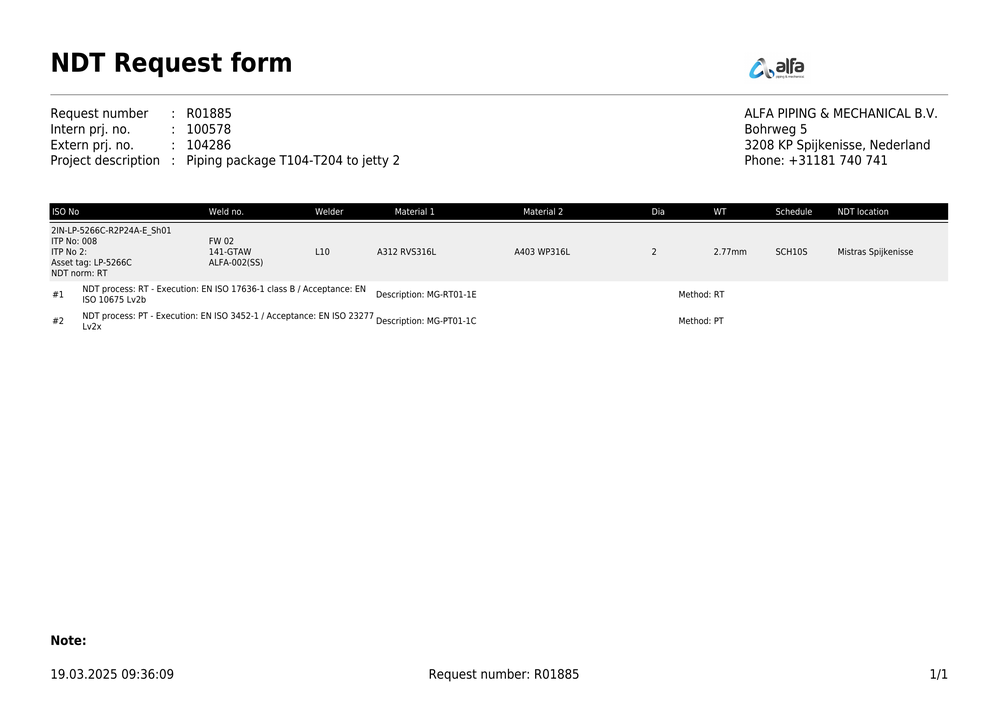
#> input picture exported_dataset/images/20250319_R01885-NDT-Request_0.png, 999 x 706 px, shrunk from 2339 x 1654 before the run
$ python load_dataset.py 5
#> lines starting #> are read from the running program, lines starting #| are printed output that depends on the picture

import json
import os
import sys
from PIL import Image, ImageDraw, ImageFont

# Load the dataset
json_path = os.path.join(os.path.dirname(__file__), "labeled_data.json")
with open(json_path, "r") as f:
#> (reads exported_dataset/labeled_data.json from the repository)
    dataset = json.load(f)

print(f"Loaded dataset with {len(dataset)} document pages")

# Print dataset statistics
all_labels = set()
total_boxes = 0
for page in dataset:
    for box in page["boxes"]:
        all_labels.add(box["label"])
        total_boxes += 1

print(f"Total boxes: {total_boxes}")
print(f"Unique labels: {sorted(list(all_labels))}")

# Choose a page to visualize (default to first page)
page_idx = 0
if len(sys.argv) > 1:
    try:
        page_idx = int(sys.argv[1])
    except:
        print(f"Invalid page index: {sys.argv[1]}, using 0 instead")

if page_idx >= len(dataset):
    print(f"Page index {page_idx} out of range, using 0 instead")
    page_idx = 0

# Visualize the selected page
page = dataset[page_idx]
print(f"\nVisualizing page {page_idx}: {page['id']}")

# Open the image
image_path = os.path.join(os.path.dirname(json_path), page["image"])
image = Image.open(image_path).convert("RGB")
#> image is the input picture: PIL image 999x706 RGB; mean R, G, B 244.4, 244.4, 244.4
draw = ImageDraw.Draw(image)

# Try to get a font, or use default if not available
try:
    font = ImageFont.truetype("arial.ttf", 12)
except:
    font = ImageFont.load_default()

# Define colors for different labels
label_colors = {}
import random
random.seed(42)  # For consistent colors

# Add default color for 'O' label
label_colors["O"] = (200, 200, 200)  # Light gray

for box in page["boxes"]:
    if box["label"] not in label_colors:
        # Generate a random color
        r = random.randint(50, 200)
        g = random.randint(50, 200)
        b = random.randint(50, 200)
        label_colors[box["label"]] = (r, g, b)

# Use pixel coordinates for visualization
print("\nVisualizing with original pixel coordinates")

# Draw boxes on the image
for box in page["boxes"]:
    x, y, w, h = box["bbox_pixels"]
    label = box["label"]
    color = label_colors[label]

    # Draw rectangle
    draw.rectangle([x, y, x+w, y+h], outline=color, width=2)

    # Draw label (skip for 'O' to reduce clutter)
    if label != "O":
        draw.text((x, y-15), label, fill=color, font=font)

# Save the visualization
output_path = os.path.join(os.path.dirname(json_path), f"visualization_{page_idx}.png")
image.save(output_path)
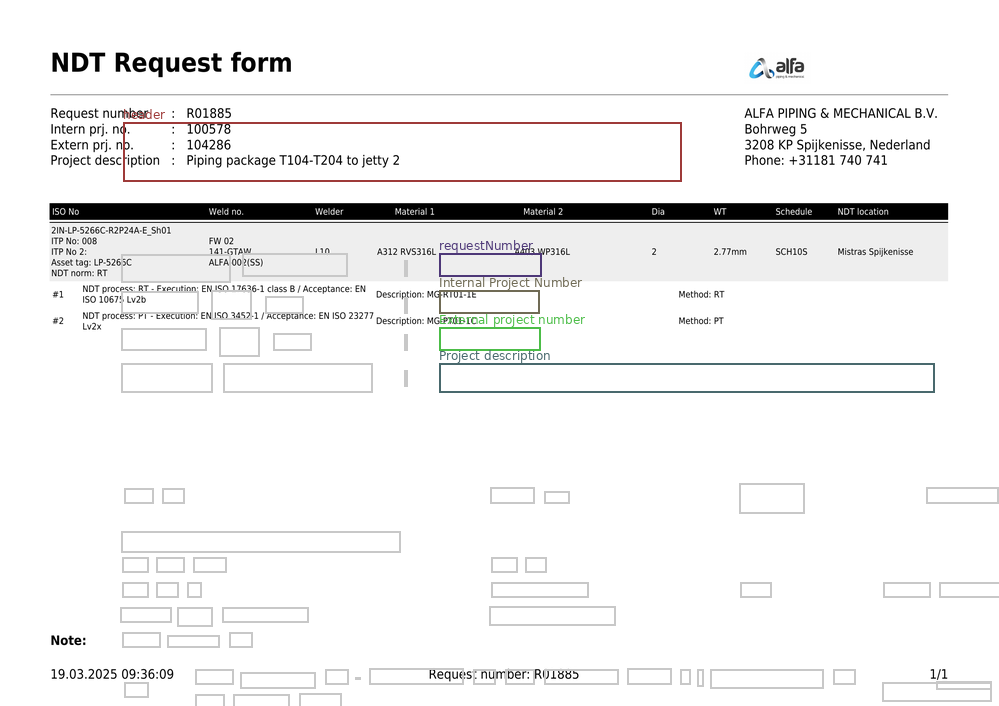
#> saved as visualization_0.png: PIL image 999x706 RGB; mean R, G, B 241.8, 241.7, 241.6
print(f"Visualization saved to: {output_path}")
print("\nRun with a different page index: python load_dataset.py PAGE_INDEX")
